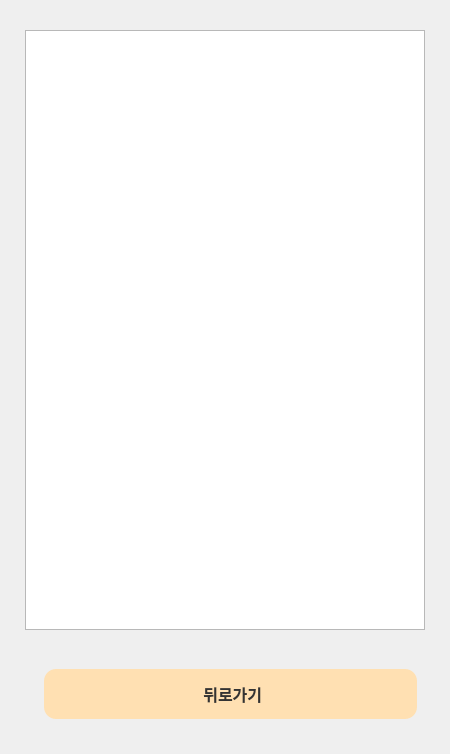
      <widget class="QWidget" name="page_history">
       <widget class="QTableWidget" name="tableWidget_history">
        <property name="geometry">
         <rect>
          <x>25</x>
          <y>30</y>
          <width>400</width>
          <height>600</height>
         </rect>
        </property>
        <property name="sizePolicy">
         <sizepolicy hsizetype="Maximum" vsizetype="Maximum">
          <horstretch>0</horstretch>
          <verstretch>0</verstretch>
         </sizepolicy>
        </property>
        <property name="minimumSize">
         <size>
          <width>0</width>
          <height>600</height>
         </size>
        </property>
        <property name="maximumSize">
         <size>
          <width>400</width>
          <height>600</height>
         </size>
        </property>
        <property name="font">
         <font>
          <pointsize>12</pointsize>
         </font>
        </property>
        <property name="styleSheet">
         <string notr="true"/>
        </property>
       </widget>
       <widget class="QGroupBox" name="groupBox_history_button">
        <property name="geometry">
         <rect>
          <x>35</x>
          <y>660</y>
          <width>391</width>
          <height>68</height>
         </rect>
        </property>
        <property name="styleSheet">
         <string notr="true">QGroupBox{
border:none;

}</string>
        </property>
        <property name="title">
         <string/>
        </property>
        <layout class="QGridLayout" name="gridLayout_10">
         <item row="0" column="0">
          <widget class="QPushButton" name="pushButton_back_2">
           <property name="minimumSize">
            <size>
             <width>0</width>
             <height>50</height>
            </size>
           </property>
           <property name="font">
            <font>
             <pointsize>-1</pointsize>
             <bold>true</bold>
            </font>
           </property>
           <property name="styleSheet">
            <string notr="true">QPushButton {
    background-color: #FFE0B2;
    color: #333333;
    border: none;
    border-radius: 12px;
    padding: 10px 20px;
    font-size: 16px;
    font-weight: bold;
    outline: none;
}

QPushButton:focus {
    outline: none;
}

QPushButton:hover {
    background-color: #FFD180;
}

QPushButton:pressed {
    background-color: #FFCC80;
}</string>
           </property>
           <property name="text">
            <string> 뒤로가기</string>
           </property>
           <property name="icon">
            <iconset resource="img.qrc">
             <normaloff>:/images/arrow-left.png</normaloff>:/images/arrow-left.png</iconset>
           </property>
          </widget>
         </item>
        </layout>
       </widget>
       <widget class="QLabel" name="label_6">
        <property name="geometry">
         <rect>
          <x>9</x>
          <y>9</y>
          <width>432</width>
          <height>736</height>
         </rect>
        </property>
        <property name="text">
         <string/>
        </property>
        <property name="pixmap">
         <pixmap resource="img.qrc">:/images/loginmain.png</pixmap>
        </property>
        <property name="scaledContents">
         <bool>true</bool>
        </property>
       </widget>
       <zorder>label_6</zorder>
       <zorder>groupBox_history_button</zorder>
       <zorder>tableWidget_history</zorder>
      </widget>
